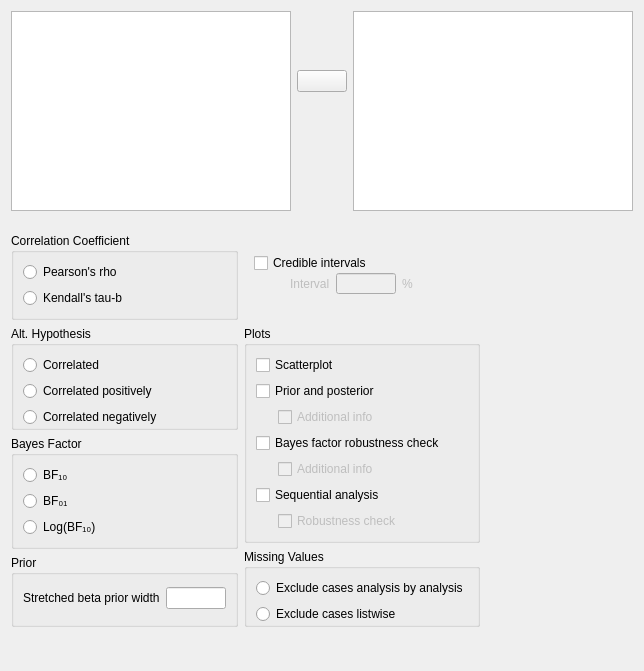
<?xml version="1.0" encoding="UTF-8"?>
<ui version="4.0">
 <class>CorrelationBayesianPairsForm</class>
 <widget class="QWidget" name="CorrelationBayesianPairsForm">
  <property name="geometry">
   <rect>
    <x>0</x>
    <y>0</y>
    <width>644</width>
    <height>671</height>
   </rect>
  </property>
  <property name="sizePolicy">
   <sizepolicy hsizetype="Fixed" vsizetype="Preferred">
    <horstretch>0</horstretch>
    <verstretch>0</verstretch>
   </sizepolicy>
  </property>
  <property name="windowTitle">
   <string>Form</string>
  </property>
  <layout class="QGridLayout" name="gridLayout_7">
   <property name="verticalSpacing">
    <number>0</number>
   </property>
   <item row="0" column="0">
    <widget class="QWidget" name="topWidget" native="true">
     <property name="sizePolicy">
      <sizepolicy hsizetype="Preferred" vsizetype="Fixed">
       <horstretch>0</horstretch>
       <verstretch>0</verstretch>
      </sizepolicy>
     </property>
     <layout class="QGridLayout" name="gridLayout">
      <property name="leftMargin">
       <number>0</number>
      </property>
      <property name="topMargin">
       <number>0</number>
      </property>
      <property name="rightMargin">
       <number>0</number>
      </property>
      <property name="verticalSpacing">
       <number>0</number>
      </property>
      <item row="1" column="1" rowspan="4">
       <widget class="AvailableFieldsListView" name="availableFields">
        <property name="sizePolicy">
         <sizepolicy hsizetype="Expanding" vsizetype="Preferred">
          <horstretch>0</horstretch>
          <verstretch>0</verstretch>
         </sizepolicy>
        </property>
        <property name="minimumSize">
         <size>
          <width>0</width>
          <height>200</height>
         </size>
        </property>
        <property name="maximumSize">
         <size>
          <width>16777215</width>
          <height>200</height>
         </size>
        </property>
       </widget>
      </item>
      <item row="1" column="3" rowspan="4">
       <widget class="BoundPairsTable" name="pairs">
        <property name="sizePolicy">
         <sizepolicy hsizetype="Expanding" vsizetype="Preferred">
          <horstretch>0</horstretch>
          <verstretch>0</verstretch>
         </sizepolicy>
        </property>
        <property name="minimumSize">
         <size>
          <width>0</width>
          <height>200</height>
         </size>
        </property>
        <property name="maximumSize">
         <size>
          <width>16777215</width>
          <height>200</height>
         </size>
        </property>
       </widget>
      </item>
      <item row="3" column="2" rowspan="2">
       <spacer name="verticalSpacer_3">
        <property name="orientation">
         <enum>Qt::Vertical</enum>
        </property>
        <property name="sizeType">
         <enum>QSizePolicy::Expanding</enum>
        </property>
        <property name="sizeHint" stdset="0">
         <size>
          <width>20</width>
          <height>40</height>
         </size>
        </property>
       </spacer>
      </item>
      <item row="1" column="2">
       <spacer name="verticalSpacer_5">
        <property name="orientation">
         <enum>Qt::Vertical</enum>
        </property>
        <property name="sizeType">
         <enum>QSizePolicy::Fixed</enum>
        </property>
        <property name="sizeHint" stdset="0">
         <size>
          <width>20</width>
          <height>40</height>
         </size>
        </property>
       </spacer>
      </item>
      <item row="2" column="2">
       <widget class="AssignButton" name="assignButton">
        <property name="sizePolicy">
         <sizepolicy hsizetype="Fixed" vsizetype="Fixed">
          <horstretch>0</horstretch>
          <verstretch>0</verstretch>
         </sizepolicy>
        </property>
        <property name="minimumSize">
         <size>
          <width>50</width>
          <height>0</height>
         </size>
        </property>
        <property name="maximumSize">
         <size>
          <width>50</width>
          <height>16777215</height>
         </size>
        </property>
        <property name="text">
         <string/>
        </property>
       </widget>
      </item>
     </layout>
    </widget>
   </item>
   <item row="2" column="0">
    <spacer name="verticalSpacer">
     <property name="orientation">
      <enum>Qt::Vertical</enum>
     </property>
     <property name="sizeHint" stdset="0">
      <size>
       <width>20</width>
       <height>40</height>
      </size>
     </property>
    </spacer>
   </item>
   <item row="1" column="0">
    <widget class="QWidget" name="options" native="true">
     <property name="sizePolicy">
      <sizepolicy hsizetype="Fixed" vsizetype="Preferred">
       <horstretch>0</horstretch>
       <verstretch>0</verstretch>
      </sizepolicy>
     </property>
     <layout class="QGridLayout" name="gridLayout_3">
      <property name="leftMargin">
       <number>0</number>
      </property>
      <property name="topMargin">
       <number>13</number>
      </property>
      <property name="rightMargin">
       <number>0</number>
      </property>
      <property name="bottomMargin">
       <number>0</number>
      </property>
      <item row="4" column="0">
       <widget class="QWidget" name="widget_2" native="true">
        <layout class="QGridLayout" name="gridLayout_5">
         <property name="leftMargin">
          <number>0</number>
         </property>
         <property name="topMargin">
          <number>0</number>
         </property>
         <property name="rightMargin">
          <number>0</number>
         </property>
         <property name="bottomMargin">
          <number>0</number>
         </property>
         <item row="2" column="0">
          <widget class="GroupBox" name="groupPrior">
           <property name="title">
            <string>Prior</string>
           </property>
           <layout class="QGridLayout" name="gridLayout_11">
            <property name="topMargin">
             <number>6</number>
            </property>
            <item row="0" column="1">
             <widget class="BoundTextBox" name="priorWidth">
              <property name="minimumSize">
               <size>
                <width>60</width>
                <height>0</height>
               </size>
              </property>
              <property name="maximumSize">
               <size>
                <width>60</width>
                <height>16777215</height>
               </size>
              </property>
             </widget>
            </item>
            <item row="0" column="0">
             <widget class="QLabel" name="label">
              <property name="text">
               <string>Stretched beta prior width</string>
              </property>
             </widget>
            </item>
            <item row="0" column="2">
             <spacer name="horizontalSpacer_2">
              <property name="orientation">
               <enum>Qt::Horizontal</enum>
              </property>
              <property name="sizeHint" stdset="0">
               <size>
                <width>0</width>
                <height>20</height>
               </size>
              </property>
             </spacer>
            </item>
           </layout>
          </widget>
         </item>
         <item row="0" column="0">
          <widget class="BoundGroupBox" name="hypothesis">
           <property name="title">
            <string>Alt. Hypothesis</string>
           </property>
           <property name="flat">
            <bool>true</bool>
           </property>
           <layout class="QGridLayout" name="gridLayout_9">
            <property name="bottomMargin">
             <number>0</number>
            </property>
            <item row="2" column="0">
             <widget class="QRadioButton" name="_3oneTailedLessThan">
              <property name="text">
               <string>Correlated negatively</string>
              </property>
             </widget>
            </item>
            <item row="1" column="0">
             <widget class="QRadioButton" name="_2oneTailedGreaterThan">
              <property name="text">
               <string>Correlated positively</string>
              </property>
             </widget>
            </item>
            <item row="0" column="0">
             <widget class="QRadioButton" name="_1twoTailed">
              <property name="text">
               <string>Correlated</string>
              </property>
             </widget>
            </item>
           </layout>
          </widget>
         </item>
         <item row="1" column="0">
          <widget class="BoundGroupBox" name="bayesFactorType">
           <property name="title">
            <string>Bayes Factor</string>
           </property>
           <property name="flat">
            <bool>true</bool>
           </property>
           <layout class="QGridLayout" name="gridLayout_13">
            <item row="1" column="0">
             <widget class="QRadioButton" name="_2">
              <property name="text">
               <string>BF₀₁</string>
              </property>
             </widget>
            </item>
            <item row="0" column="0">
             <widget class="QRadioButton" name="_1">
              <property name="text">
               <string>BF₁₀</string>
              </property>
             </widget>
            </item>
            <item row="2" column="0">
             <widget class="QRadioButton" name="_3">
              <property name="text">
               <string>Log(BF₁₀)</string>
              </property>
             </widget>
            </item>
            <item row="1" column="1">
             <widget class="QWidget" name="widget" native="true"/>
            </item>
           </layout>
          </widget>
         </item>
        </layout>
       </widget>
      </item>
      <item row="4" column="1">
       <widget class="QWidget" name="widget_3" native="true">
        <layout class="QGridLayout" name="gridLayout_2">
         <property name="leftMargin">
          <number>0</number>
         </property>
         <property name="topMargin">
          <number>0</number>
         </property>
         <property name="rightMargin">
          <number>0</number>
         </property>
         <property name="bottomMargin">
          <number>0</number>
         </property>
         <item row="2" column="0">
          <widget class="BoundGroupBox" name="missingValues">
           <property name="title">
            <string>Missing Values</string>
           </property>
           <property name="flat">
            <bool>true</bool>
           </property>
           <layout class="QGridLayout" name="gridLayout_6">
            <property name="bottomMargin">
             <number>0</number>
            </property>
            <item row="0" column="0">
             <widget class="QRadioButton" name="_1excludeAnalysisByAnalysis">
              <property name="text">
               <string>Exclude cases analysis by analysis</string>
              </property>
             </widget>
            </item>
            <item row="1" column="0">
             <widget class="QRadioButton" name="_2excludeListwise">
              <property name="text">
               <string>Exclude cases listwise</string>
              </property>
             </widget>
            </item>
           </layout>
          </widget>
         </item>
         <item row="0" column="0">
          <widget class="GroupBox" name="plotsGroup">
           <property name="title">
            <string>Plots</string>
           </property>
           <layout class="QGridLayout" name="gridLayout_4">
            <item row="1" column="0" colspan="3">
             <widget class="BoundCheckBox" name="plotPriorAndPosterior">
              <property name="text">
               <string>Prior and posterior</string>
              </property>
             </widget>
            </item>
            <item row="5" column="0" colspan="3">
             <widget class="BoundCheckBox" name="plotSequentialAnalysis">
              <property name="text">
               <string>Sequential analysis</string>
              </property>
             </widget>
            </item>
            <item row="3" column="0" colspan="3">
             <widget class="BoundCheckBox" name="plotBayesFactorRobustness">
              <property name="text">
               <string>Bayes factor robustness check</string>
              </property>
             </widget>
            </item>
            <item row="6" column="1" colspan="2">
             <widget class="BoundCheckBox" name="plotSequentialAnalysisRobustness">
              <property name="enabled">
               <bool>false</bool>
              </property>
              <property name="text">
               <string>Robustness check</string>
              </property>
             </widget>
            </item>
            <item row="2" column="1" colspan="2">
             <widget class="BoundCheckBox" name="plotPriorAndPosteriorAdditionalInfo">
              <property name="enabled">
               <bool>false</bool>
              </property>
              <property name="text">
               <string>Additional info</string>
              </property>
             </widget>
            </item>
            <item row="6" column="0">
             <widget class="QWidget" name="widget_5" native="true">
              <property name="maximumSize">
               <size>
                <width>16</width>
                <height>16777215</height>
               </size>
              </property>
             </widget>
            </item>
            <item row="0" column="0" colspan="3">
             <widget class="BoundCheckBox" name="plotScatter">
              <property name="text">
               <string>Scatterplot</string>
              </property>
             </widget>
            </item>
            <item row="4" column="1">
             <widget class="BoundCheckBox" name="plotBayesFactorRobustnessAdditionalInfo">
              <property name="enabled">
               <bool>false</bool>
              </property>
              <property name="text">
               <string>Additional info</string>
              </property>
             </widget>
            </item>
           </layout>
          </widget>
         </item>
        </layout>
       </widget>
      </item>
      <item row="2" column="0">
       <widget class="BoundGroupBox" name="corcoefficient">
        <property name="title">
         <string>Correlation Coefficient</string>
        </property>
        <property name="flat">
         <bool>true</bool>
        </property>
        <layout class="QGridLayout" name="gridLayout_8">
         <item row="1" column="0">
          <widget class="QRadioButton" name="radioButton">
           <property name="text">
            <string>Pearson's rho</string>
           </property>
          </widget>
         </item>
         <item row="2" column="0">
          <widget class="QRadioButton" name="radioButton_2">
           <property name="text">
            <string>Kendall's tau-b</string>
           </property>
          </widget>
         </item>
        </layout>
       </widget>
      </item>
      <item row="2" column="1">
       <widget class="QWidget" name="additionalStatsContainer" native="true">
        <widget class="BoundCheckBox" name="credibleInterval">
         <property name="geometry">
          <rect>
           <x>10</x>
           <y>20</y>
           <width>252</width>
           <height>20</height>
          </rect>
         </property>
         <property name="text">
          <string>Credible intervals</string>
         </property>
        </widget>
        <widget class="QWidget" name="ciValueContainer" native="true">
         <property name="enabled">
          <bool>false</bool>
         </property>
         <property name="geometry">
          <rect>
           <x>10</x>
           <y>40</y>
           <width>241</width>
           <height>21</height>
          </rect>
         </property>
         <layout class="QGridLayout" name="gridLayout_12">
          <property name="leftMargin">
           <number>0</number>
          </property>
          <property name="topMargin">
           <number>0</number>
          </property>
          <property name="rightMargin">
           <number>0</number>
          </property>
          <property name="bottomMargin">
           <number>0</number>
          </property>
          <item row="0" column="0">
           <widget class="QWidget" name="widget_9" native="true">
            <property name="minimumSize">
             <size>
              <width>30</width>
              <height>0</height>
             </size>
            </property>
           </widget>
          </item>
          <item row="0" column="3">
           <widget class="QLabel" name="label_2">
            <property name="text">
             <string>%</string>
            </property>
           </widget>
          </item>
          <item row="0" column="2">
           <widget class="BoundTextBox" name="ciValue">
            <property name="maximumSize">
             <size>
              <width>60</width>
              <height>16777215</height>
             </size>
            </property>
           </widget>
          </item>
          <item row="0" column="1">
           <widget class="QLabel" name="label_3">
            <property name="text">
             <string>Interval</string>
            </property>
           </widget>
          </item>
          <item row="0" column="4">
           <spacer name="horizontalSpacer">
            <property name="orientation">
             <enum>Qt::Horizontal</enum>
            </property>
            <property name="sizeHint" stdset="0">
             <size>
              <width>0</width>
              <height>20</height>
             </size>
            </property>
           </spacer>
          </item>
         </layout>
        </widget>
       </widget>
      </item>
     </layout>
    </widget>
   </item>
  </layout>
 </widget>
 <customwidgets>
  <customwidget>
   <class>AssignButton</class>
   <extends>QPushButton</extends>
   <header>widgets/assignbutton.h</header>
  </customwidget>
  <customwidget>
   <class>AvailableFieldsListView</class>
   <extends>QListView</extends>
   <header>widgets/availablefieldslistview.h</header>
  </customwidget>
  <customwidget>
   <class>BoundTextBox</class>
   <extends>QLineEdit</extends>
   <header>widgets/boundtextbox.h</header>
  </customwidget>
  <customwidget>
   <class>BoundGroupBox</class>
   <extends>QGroupBox</extends>
   <header>widgets/boundgroupbox.h</header>
   <container>1</container>
  </customwidget>
  <customwidget>
   <class>BoundCheckBox</class>
   <extends>QCheckBox</extends>
   <header>widgets/boundcheckbox.h</header>
  </customwidget>
  <customwidget>
   <class>GroupBox</class>
   <extends>QGroupBox</extends>
   <header>widgets/groupbox.h</header>
   <container>1</container>
  </customwidget>
  <customwidget>
   <class>BoundPairsTable</class>
   <extends>QTableView</extends>
   <header>widgets/boundpairstable.h</header>
  </customwidget>
 </customwidgets>
 <tabstops>
  <tabstop>availableFields</tabstop>
  <tabstop>assignButton</tabstop>
  <tabstop>pairs</tabstop>
  <tabstop>radioButton</tabstop>
  <tabstop>radioButton_2</tabstop>
  <tabstop>credibleInterval</tabstop>
  <tabstop>ciValue</tabstop>
  <tabstop>_1twoTailed</tabstop>
  <tabstop>_2oneTailedGreaterThan</tabstop>
  <tabstop>_3oneTailedLessThan</tabstop>
  <tabstop>plotScatter</tabstop>
  <tabstop>plotPriorAndPosterior</tabstop>
  <tabstop>plotPriorAndPosteriorAdditionalInfo</tabstop>
  <tabstop>plotBayesFactorRobustness</tabstop>
  <tabstop>plotSequentialAnalysis</tabstop>
  <tabstop>plotSequentialAnalysisRobustness</tabstop>
  <tabstop>_1</tabstop>
  <tabstop>_2</tabstop>
  <tabstop>_3</tabstop>
  <tabstop>priorWidth</tabstop>
  <tabstop>_1excludeAnalysisByAnalysis</tabstop>
  <tabstop>_2excludeListwise</tabstop>
 </tabstops>
 <resources/>
 <connections>
  <connection>
   <sender>plotSequentialAnalysis</sender>
   <signal>toggled(bool)</signal>
   <receiver>plotSequentialAnalysisRobustness</receiver>
   <slot>setEnabled(bool)</slot>
   <hints>
    <hint type="sourcelabel">
     <x>503</x>
     <y>479</y>
    </hint>
    <hint type="destinationlabel">
     <x>503</x>
     <y>507</y>
    </hint>
   </hints>
  </connection>
  <connection>
   <sender>plotPriorAndPosterior</sender>
   <signal>toggled(bool)</signal>
   <receiver>plotPriorAndPosteriorAdditionalInfo</receiver>
   <slot>setEnabled(bool)</slot>
   <hints>
    <hint type="sourcelabel">
     <x>503</x>
     <y>395</y>
    </hint>
    <hint type="destinationlabel">
     <x>503</x>
     <y>423</y>
    </hint>
   </hints>
  </connection>
  <connection>
   <sender>credibleInterval</sender>
   <signal>toggled(bool)</signal>
   <receiver>ciValueContainer</receiver>
   <slot>setEnabled(bool)</slot>
   <hints>
    <hint type="sourcelabel">
     <x>431</x>
     <y>268</y>
    </hint>
    <hint type="destinationlabel">
     <x>426</x>
     <y>289</y>
    </hint>
   </hints>
  </connection>
  <connection>
   <sender>plotBayesFactorRobustness</sender>
   <signal>toggled(bool)</signal>
   <receiver>plotBayesFactorRobustnessAdditionalInfo</receiver>
   <slot>setEnabled(bool)</slot>
   <hints>
    <hint type="sourcelabel">
     <x>480</x>
     <y>458</y>
    </hint>
    <hint type="destinationlabel">
     <x>432</x>
     <y>488</y>
    </hint>
   </hints>
  </connection>
 </connections>
</ui>
